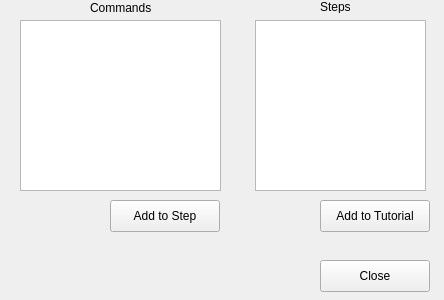
<?xml version="1.0" encoding="UTF-8"?>
<ui version="4.0">
 <class>Form</class>
 <widget class="QWidget" name="Form">
  <property name="geometry">
   <rect>
    <x>0</x>
    <y>0</y>
    <width>444</width>
    <height>300</height>
   </rect>
  </property>
  <property name="windowTitle">
   <string>Form</string>
  </property>
  <widget class="QListWidget" name="Commands">
   <property name="geometry">
    <rect>
     <x>20</x>
     <y>20</y>
     <width>201</width>
     <height>171</height>
    </rect>
   </property>
   <property name="accessibleName">
    <string>Commands</string>
   </property>
   <property name="frameShape">
    <enum>QFrame::StyledPanel</enum>
   </property>
   <property name="selectionMode">
    <enum>QAbstractItemView::MultiSelection</enum>
   </property>
   <property name="selectionRectVisible">
    <bool>true</bool>
   </property>
  </widget>
  <widget class="QPushButton" name="addCommand">
   <property name="geometry">
    <rect>
     <x>110</x>
     <y>200</y>
     <width>110</width>
     <height>32</height>
    </rect>
   </property>
   <property name="text">
    <string>Add to Step</string>
   </property>
  </widget>
  <widget class="QLabel" name="commandLabel">
   <property name="geometry">
    <rect>
     <x>90</x>
     <y>0</y>
     <width>71</width>
     <height>16</height>
    </rect>
   </property>
   <property name="text">
    <string>Commands</string>
   </property>
  </widget>
  <widget class="QPushButton" name="Close">
   <property name="geometry">
    <rect>
     <x>320</x>
     <y>260</y>
     <width>110</width>
     <height>32</height>
    </rect>
   </property>
   <property name="text">
    <string>Close</string>
   </property>
  </widget>
  <widget class="QPushButton" name="addStep">
   <property name="geometry">
    <rect>
     <x>320</x>
     <y>200</y>
     <width>110</width>
     <height>32</height>
    </rect>
   </property>
   <property name="text">
    <string>Add to Tutorial</string>
   </property>
  </widget>
  <widget class="QListWidget" name="Steps">
   <property name="geometry">
    <rect>
     <x>255</x>
     <y>20</y>
     <width>171</width>
     <height>171</height>
    </rect>
   </property>
   <property name="selectionMode">
    <enum>QAbstractItemView::MultiSelection</enum>
   </property>
   <property name="selectionBehavior">
    <enum>QAbstractItemView::SelectColumns</enum>
   </property>
   <property name="selectionRectVisible">
    <bool>true</bool>
   </property>
  </widget>
  <widget class="QLabel" name="stepLabel">
   <property name="geometry">
    <rect>
     <x>320</x>
     <y>0</y>
     <width>56</width>
     <height>13</height>
    </rect>
   </property>
   <property name="text">
    <string>Steps</string>
   </property>
  </widget>
 </widget>
 <resources/>
 <connections/>
</ui>
